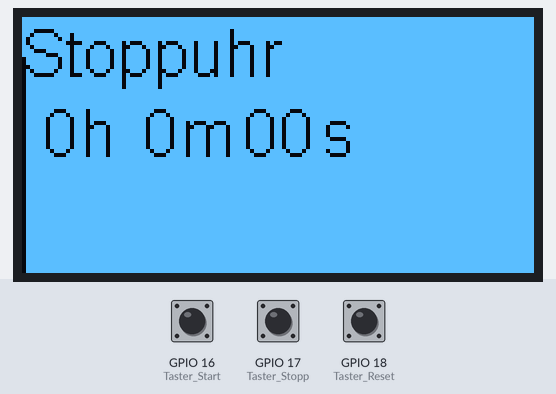
Simulated run of this sketch. Board: ESP32. Shown: 128×64 one-colour display. Inputs (shaded band) come from the test bench; at power-on: GPIO 16 (Taster_Start) LOW, GPIO 17 (Taster_Stopp) LOW, GPIO 18 (Taster_Reset) LOW.

Above: at 1.2 s.
1.3 s: GPIO 16 (Taster_Start) pulled HIGH for 0.15 s
At 2.8 s:
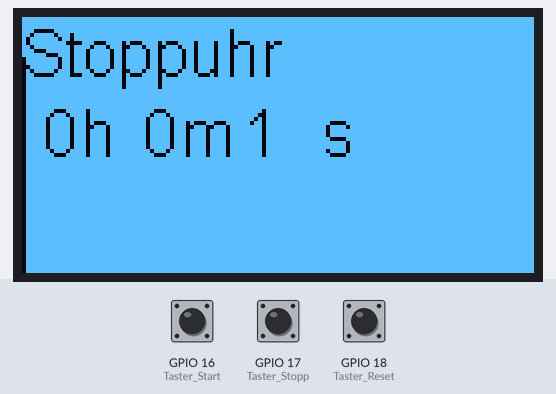
3.0 s: GPIO 17 (Taster_Stopp) pulled HIGH for 0.15 s
4.6 s: GPIO 16 (Taster_Start) pulled HIGH for 1 s
At 8.2 s:
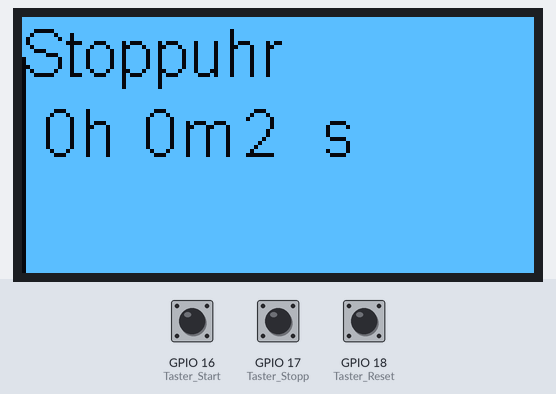
Timing chart, 0 to 9.7 s (numbered marks = the images above; inputs shaded):
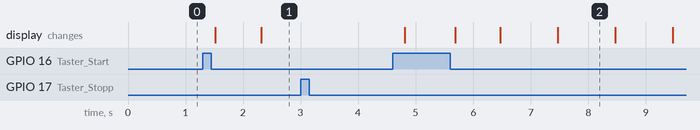

Measured:
- after the input at 1.3 s, the display: changes after 0.22 s (image 1)
- after the input at 3.0 s, every drawn part: stays the same
- after the input at 4.6 s, the display: first changes after 0.21 s (image 2 shows a later state)
- what the display in image 2 shows lasts 1.0 s, from 7.5 s to 8.5 s

The sketch:

Stoppuhr_Display.ino
```cpp
///////////////////Stoppuhr_Display////////////////////////////

//Taster werden als die Pins 16,17 und 18 deklariert.
#define Taster_Start 16
#define Taster_Stopp 17
#define Taster_Reset 18

//Bibliotheken für die Displaynutzung werden eingebunden.
#include <Wire.h>
#include <SSD1306Wire.h>

//Variablendeklaration zur Zeit-Berechnung.
int Sekunden;
int Minuten;
int Stunden;
unsigned long StartZeit;
unsigned long AktuelleZeit;
boolean Merker=0;

SSD1306Wire anzeige(0x3C, 21, 22);      //OLED-Display wird eingebunden. (mit "anzeige" Variable)

void setup() {
  anzeige.init();                     //Display wird intitialisiert.
  anzeige.clear();
  anzeige.setFont(ArialMT_Plain_16);  //Display wird formatiert(festlegen von Schriftart und Farben)
  anzeige.invertDisplay();
  Reset();                            //Reset-Funktion wird aufgerufen um Display zu beschreiben.
}

//Stoppuhr-Funktion:
void Stoppuhr()
{
  //Die Zeiten werden berechnet.
  Sekunden = (60 + AktuelleZeit / 1000)% 60;
  Minuten = (60 + AktuelleZeit / 60000)% 60;
  Stunden = (25 + AktuelleZeit / 3600000)% 25;
  //Stringumwandlung, da mit Integer nicht geschrieben werden kann.
  String Stunden_zahl = String(Stunden,DEC);
  String Minuten_zahl = String(Minuten,DEC);
  String Sekunden_zahl = String(Sekunden,DEC);
  //Display Ausgabe:
  anzeige.clear();
  anzeige.drawString(0,0,"Stoppuhr");
  anzeige.drawVerticalLine(0,10,100);
  anzeige.drawString(5,20,Stunden_zahl);
  anzeige.drawString(15,20,"h");
  anzeige.drawString(30,20,Minuten_zahl);
  anzeige.drawString(40,20,"m");
  anzeige.drawString(55,20,Sekunden_zahl);
  anzeige.drawString(75,20,"s");
  anzeige.display();
}

//Reset-Funktion:
void Reset()
{
  //Mit Reset wird alles auf "0" gesetzt.
  Sekunden=0;
  Minuten=0;
  Stunden=0;
  Merker=0;
  anzeige.clear();
  anzeige.drawString(0,0,"Stoppuhr");
  anzeige.drawVerticalLine(0,10,100);
  anzeige.drawString(5,20,"0");
  anzeige.drawString(15,20,"h");
  anzeige.drawString(30,20,"0");
  anzeige.drawString(40,20,"m");
  anzeige.drawString(55,20,"00");
  anzeige.drawString(75,20,"s");
  anzeige.display();
}


void loop() {

//Wenn der Start-Taster gedrückt wird, nimmt die Variable "StartZeit" millis() an.
//Außerdem wird die Boolsche Variable "Merker" auf 1 also True gesetzt.
if (digitalRead(Taster_Start)==HIGH)
{
  StartZeit=millis();
  Merker=1;
  delay(200);
}
//Wird der Taster nicht gedrückt, wird die aktuelle Zeit berechnet: "millis" - "StartZeit"
else
{
  AktuelleZeit=millis() - StartZeit;
}

//Wird der Reset Taster Gedrückt, wird auch die Reset-Funktion ausgeführt.
if (digitalRead(Taster_Reset)==HIGH)
{
  delay(200);
  Reset();
}

//Während der Merker auf 1 steht wird die Stoppuhr ausgeführt.
while (Merker==1)
{
  Stoppuhr();
  //Wird aber währenddessen der Stopp-Taster gedrückt, so wird die Schleife durch "break" abgebrochen
  //und der Merker wird auf 0 also False gesetzt.
  if (digitalRead(Taster_Stopp)==HIGH)
  {
    delay(200);
    Merker=0;
    break;
  }
  break;
}
}
```
